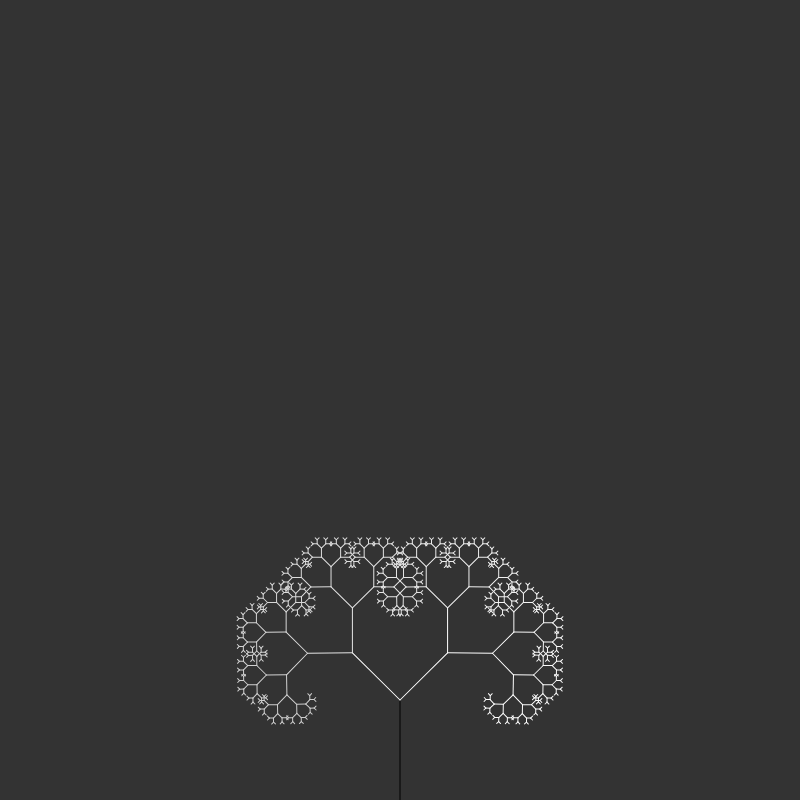
Frame 1 (no input)
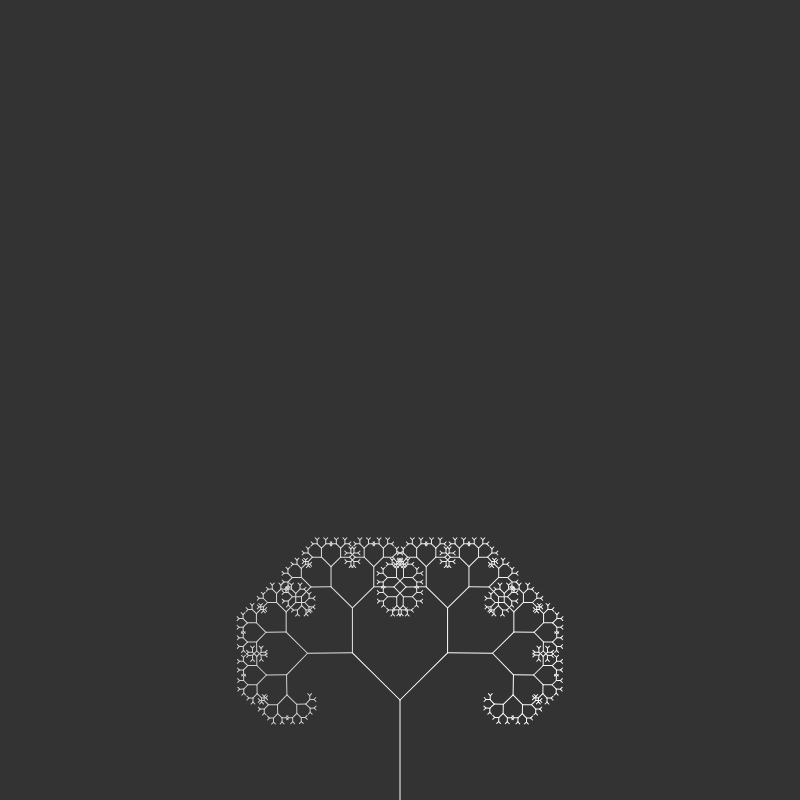
Frame 60 (no input)
Frame 120 (the mouse pressed at the canvas centre since frame 60): identical to frame 60, image omitted

The p5.js sketch that drew these frames (run headless with seeded random() and noise() and a simulated clock; from frame 60 on, the mouse is pressed at the canvas centre):

// p5.js sketch
// ── sketch.js
var angle;
var initLength;
var colorCount;


function setup() {

  createCanvas(800,800);  
  sliderAngle = createSlider(0, TWO_PI, PI / 4,.01)
  sliderLength = createSlider(0, 600, 100, 10)

 
}

function draw() {  

  background (51); 
  colorCount = 255;
    
  angle = sliderAngle.value();
  initLength = sliderLength.value();
  

  translate(width / 2 ,height);

  branch(initLength);

}

function branch(len) {

  

  line (0, 0, 0, -len);
  translate(0, -len);

  
    
  if (len > 4){

    colorCount += -.1;
    stroke(colorCount);

    push();
    rotate(angle);
    branch(len * 0.67);
    pop();

    push();
    rotate(-angle);
    branch(len * 0.67);
    pop();

  }
}















//GARBAGE

  //console.log("draw fucntion!")
  //console.log(frameCount)
  //print("setup function!");

  //rect(50,100,20,10);
